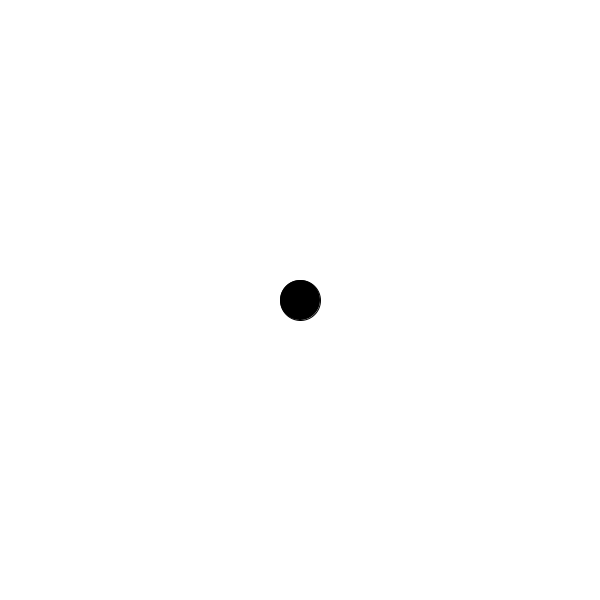
Frame 1 (no input)
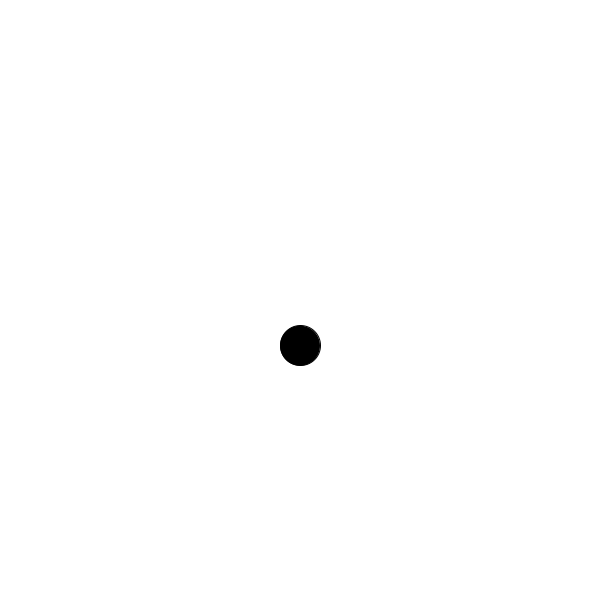
Frame 60 (the mouse pressed at the canvas centre just before this capture)
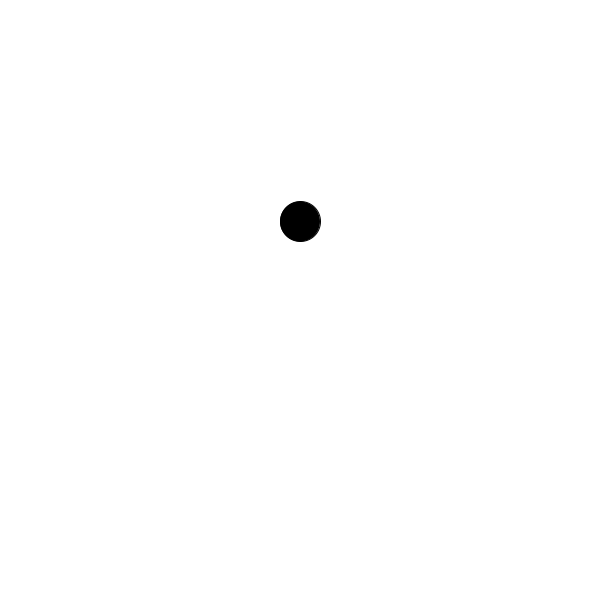
Frame 120 (the mouse held since frame 60 and released just before this capture)

The Processing sketch that drew these frames (run headless with seeded random() and noise(); from frame 60 on, the mouse is pressed at the canvas centre):

// Processing sketch: sketch_0501
// ── sketch_0501.pde
float angle = 0;
float speed = 0.05;

void setup() {
  size(600, 600);
  fill(0);
}

void draw() {
  background(255);
  float x = width / 2;
  float y = height / 2 + sin(angle) * height * 0.4;
  angle += speed;
  
  circle(x, y, 40);
}
